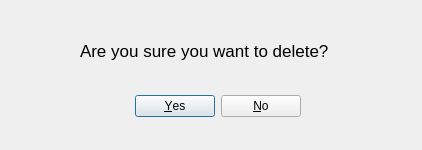
<?xml version="1.0" encoding="UTF-8"?>
<ui version="4.0">
 <class>Dialog</class>
 <widget class="QDialog" name="Dialog">
  <property name="geometry">
   <rect>
    <x>0</x>
    <y>0</y>
    <width>422</width>
    <height>150</height>
   </rect>
  </property>
  <property name="minimumSize">
   <size>
    <width>422</width>
    <height>150</height>
   </size>
  </property>
  <property name="maximumSize">
   <size>
    <width>422</width>
    <height>150</height>
   </size>
  </property>
  <property name="windowTitle">
   <string>Delete</string>
  </property>
  <widget class="QDialogButtonBox" name="buttonBox">
   <property name="geometry">
    <rect>
     <x>70</x>
     <y>90</y>
     <width>231</width>
     <height>32</height>
    </rect>
   </property>
   <property name="orientation">
    <enum>Qt::Horizontal</enum>
   </property>
   <property name="standardButtons">
    <set>QDialogButtonBox::No|QDialogButtonBox::Yes</set>
   </property>
  </widget>
  <widget class="QLabel" name="label">
   <property name="geometry">
    <rect>
     <x>80</x>
     <y>40</y>
     <width>331</width>
     <height>21</height>
    </rect>
   </property>
   <property name="font">
    <font>
     <pointsize>13</pointsize>
    </font>
   </property>
   <property name="text">
    <string>Are you sure you want to delete?</string>
   </property>
  </widget>
  <widget class="QLabel" name="label_2">
   <property name="geometry">
    <rect>
     <x>10</x>
     <y>30</y>
     <width>55</width>
     <height>41</height>
    </rect>
   </property>
   <property name="text">
    <string/>
   </property>
   <property name="pixmap">
    <pixmap resource="../add_new_comp.qrc">:/sample/Images/delete64.png</pixmap>
   </property>
   <property name="scaledContents">
    <bool>true</bool>
   </property>
  </widget>
 </widget>
 <resources>
  <include location="../add_new_comp.qrc"/>
 </resources>
 <connections>
  <connection>
   <sender>buttonBox</sender>
   <signal>accepted()</signal>
   <receiver>Dialog</receiver>
   <slot>accept()</slot>
   <hints>
    <hint type="sourcelabel">
     <x>248</x>
     <y>254</y>
    </hint>
    <hint type="destinationlabel">
     <x>157</x>
     <y>274</y>
    </hint>
   </hints>
  </connection>
  <connection>
   <sender>buttonBox</sender>
   <signal>rejected()</signal>
   <receiver>Dialog</receiver>
   <slot>reject()</slot>
   <hints>
    <hint type="sourcelabel">
     <x>316</x>
     <y>260</y>
    </hint>
    <hint type="destinationlabel">
     <x>286</x>
     <y>274</y>
    </hint>
   </hints>
  </connection>
 </connections>
</ui>
